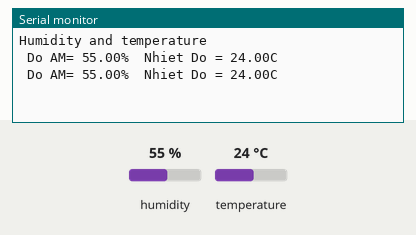
This sketch was run on a simulated Arduino Uno, built with avr-gcc and run on an emulated ATmega328P. On the bench: the last lines printed to the serial monitor. The test bench sets the inputs (shaded band); at power-on: humidity 55 %, temperature 24 °C.

Above: at 1.9 s.
2.0 s: humidity set to 22 %
At 3.0 s:
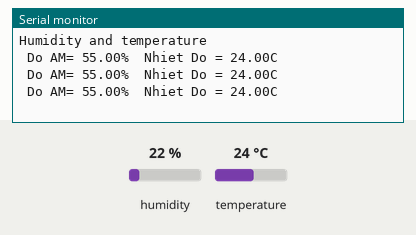
5.2 s: temperature set to 12 °C
At 6.2 s:
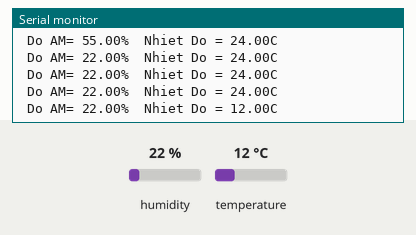
8.4 s: humidity set to 40 %
At 10.3 s:
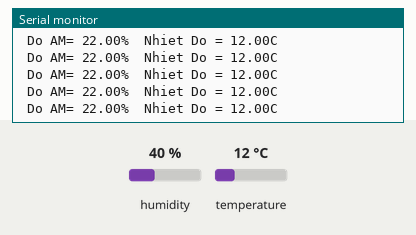
Timing chart, 0 to 11.8 s (numbered marks = the images above; inputs shaded):
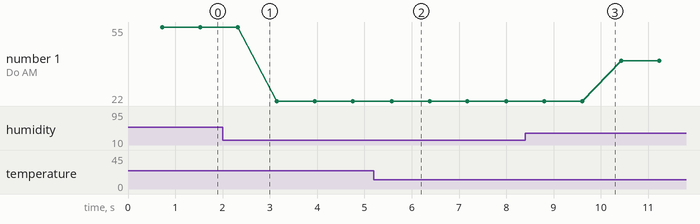

The sketch:

test_doam_ESP.ino
```cpp
#include "DHT.h"        // including the library of DHT11 temperature and humidity sensor
#define DHTTYPE DHT11   // DHT 11

#define dht_dpin 0
DHT dht(dht_dpin, DHTTYPE);
void setup(void)
{
  dht.begin();
  Serial.begin(115200);
  Serial.println("Humidity and temperature\n\n");
  delay(700);
}
void loop() {
    float h = dht.readHumidity();
    float t = dht.readTemperature();
    Serial.print(" Do AM= ");
    Serial.print(h);
    Serial.print("%  ");
    Serial.print("Nhiet Do = ");
    Serial.print(t);
    Serial.println("C  ");
  delay(800);
}
```

Measured:
- after the input at 5.2 s, the serial monitor: prints a new line after 0.38 s (image 2)
- plotted number 1: 55 → 22 after the input at 2.0 s, 22 → 40 after the input at 8.4 s
